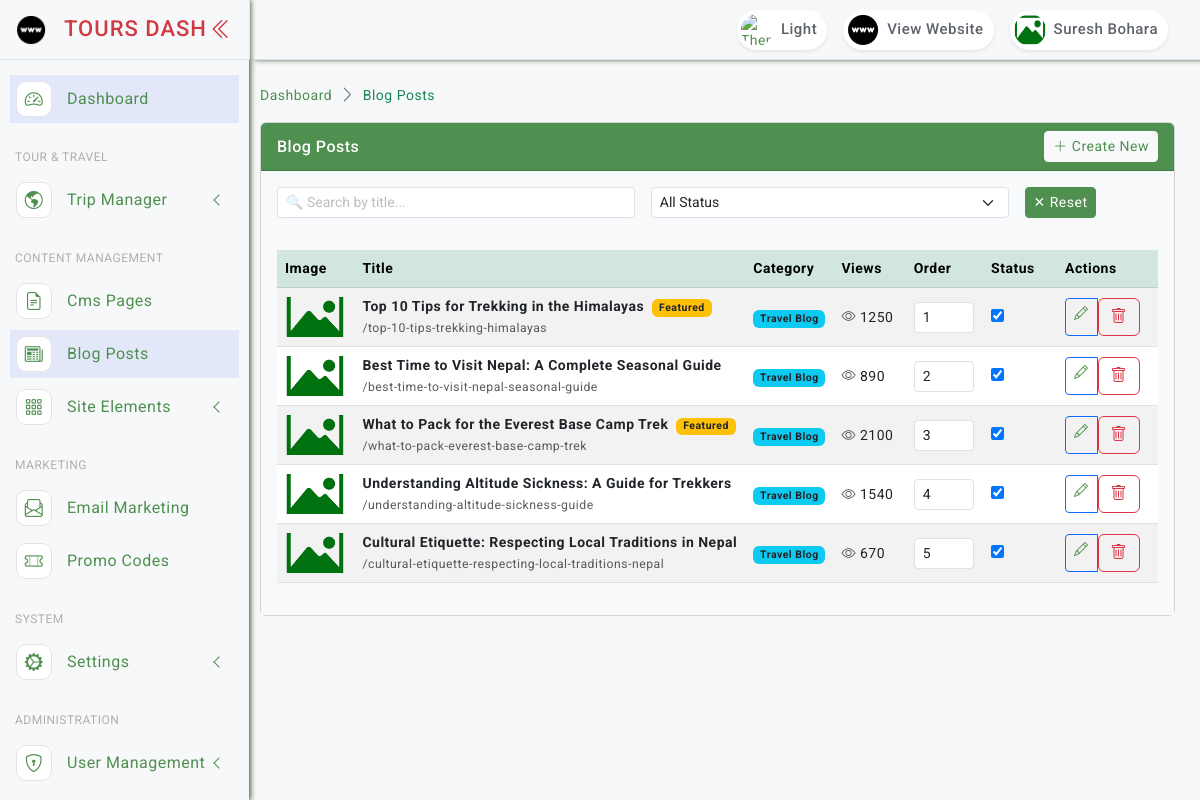
/blogs/ (signed in), run on the app's committed database.
### accounts/models.py (models this page shows, shortened)
class AdminUser(AbstractBaseUser, PermissionsMixin):
    name = models.CharField(max_length=255)
    email = models.EmailField(unique=True)
    mobile = models.CharField(max_length=20, blank=True, null=True)
    address = models.TextField(blank=True, null=True)
    gender = models.CharField(max_length=20, blank=True, null=True)
    details = models.TextField(blank=True, null=True)
    image = models.ImageField(upload_to='admin_profiles/', null=True, blank=True, default='noimage.png')
    status = models.BooleanField(default=True)
    last_login_at = models.DateTimeField(null=True, blank=True)
    created_at = models.DateTimeField(auto_now_add=True)
    updated_at = models.DateTimeField(auto_now=True)
    is_active = models.BooleanField(default=True)
    is_staff = models.BooleanField(default=False)
    objects = AdminUserManager()
    USERNAME_FIELD = 'email'
    REQUIRED_FIELDS = ['name']
    @property
    def image_url(self):
        if self.image and str(self.image) != 'noimage.png':
            return self.image.url
        return '/static/asset/images/noimage.png'

### blogs/models.py (models this page shows, shortened)
class Post(models.Model):
    category = models.ForeignKey(Category, on_delete=models.CASCADE, related_name='posts')
    title = models.CharField(max_length=255)
    slug = models.SlugField(max_length=255, unique=True, blank=True)
    image = models.ImageField(upload_to='blogs/', blank=True, null=True)
    excerpt = models.TextField(blank=True, null=True, help_text="Brief excerpt/summary")
    description = models.TextField(help_text="Main blog content")
    meta_title = models.CharField(max_length=255, blank=True, null=True)
    meta_description = models.TextField(blank=True, null=True)
    views = models.PositiveIntegerField(default=0)
    is_featured = models.BooleanField(default=False)
    status = models.BooleanField(default=True)
    order_level = models.PositiveIntegerField(default=0)
    created_at = models.DateTimeField(auto_now_add=True)
    updated_at = models.DateTimeField(auto_now=True)
    objects = PostManager()
    class Meta:
        ordering = ['order_level', '-created_at']
        indexes = [
            models.Index(fields=['status', 'order_level', 'created_at']),
            models.Index(fields=['is_featured']),
        ]
    @property
    def image_url(self):
        return self.image.url if self.image and hasattr(self.image, 'url') else '/static/asset/images/noimage.png'

### categories/models.py (models this page shows, shortened)
class Category(models.Model):
    parent = models.ForeignKey('self', on_delete=models.SET_NULL, null=True, blank=True, related_name='children')
    name = models.CharField(max_length=255)
    slug = models.SlugField(max_length=255, unique=True, blank=True) # blank=True राख्नुहोस् ताकि form मा नलेख्दा पनि error नआओस्
    excerpt = models.TextField(blank=True, null=True)
    description = models.TextField(blank=True, null=True)
    image = models.ImageField(upload_to='categories/', blank=True, null=True)
    font_icon = models.CharField(max_length=100, blank=True, null=True)
    order_level = models.IntegerField(default=0)
    display_on = models.CharField(max_length=100, default='default')
    meta_keywords = models.CharField(max_length=255, blank=True, null=True)
    meta_description = models.TextField(blank=True, null=True)
    status = models.BooleanField(default=True)
    created_by = models.ForeignKey(settings.AUTH_USER_MODEL, on_delete=models.SET_NULL, null=True, blank=True, related_name='created_categories')
    updated_by = models.ForeignKey(settings.AUTH_USER_MODEL, on_delete=models.SET_NULL, null=True, blank=True, related_name='updated_categories')
    created_at = models.DateTimeField(auto_now_add=True)
    updated_at = models.DateTimeField(auto_now=True)
    objects = CategoryManager()
    class Meta:
        ordering = ['order_level', 'name']

### blogs/views.py (the view)
# urls.py: path('', views.post_list, name='post_list'),
@login_required
def post_list(request):
    items = Post.objects.select_related('category').all()
    search = request.GET.get('search')
    status = request.GET.get('status')
    if search:
        items = items.filter(title__icontains=search)
    if status in ['0', '1']:
        items = items.filter(status=bool(int(status)))
    return render(request, 'admin/blogs/index.html', {'items': items, 'filters': request.GET})

### core/context_processors.py (called while the page is built)
def global_settings(request):
    setting = SiteSetting.get_instance()
    footer_categories = Category.objects.filter(
        parent__isnull=True,
        status=True
    ).prefetch_related('children').order_by('order_level')[:4]
    footer_pages = Page.objects.filter(status=True).order_by('order_level')[:4]
    footer_experts = Team.objects.filter(status=True).order_by('order_level')[:4]
    trekking_regions = Category.objects.filter(parent__slug='trekking', status=True).order_by('order_level')[:4]
    return {
        'setting': setting,
        'global_categories': footer_categories,
        'global_pages': footer_pages,
        'footer_experts': footer_experts,
        'trekking_regions': trekking_regions,
    }

### templates/admin/blogs/index.html (shortened to what this page needs)
{% extends "layouts/base.html" %}
{% load static %}
{% block content %}
<div class="page-breadcrumb d-none d-sm-flex align-items-center mb-3">
    <nav aria-label="breadcrumb">
        <ol class="breadcrumb mb-0 p-0">
            <li class="breadcrumb-item"><a href="{% url 'core:dashboard' %}">Dashboard</a></li>
            <li class="breadcrumb-item active">Blog Posts</li>
        </ol>
    </nav>
</div>
<div class="card mb-4">
    <div class="card-header bg-custom text-white d-flex align-items-center justify-content-between py-2">
        <h6 class="mb-0"> Blog Posts</h6>
        <a href="{% url 'blogs:post_create' %}" class="btn btn-light btn-sm"><i class="bi bi-plus-lg"></i> Create New</a>
    </div>
    <div class="card-body bg-light p-3">
        <div class="row mb-3">{% include 'admin/blogs/search.html' %}</div>
        <div class="row">{% include 'admin/blogs/table.html' %}</div>
    </div>
</div>
{% endblock %}

### templates/includes/admin/header.html (shortened to what this page needs)
{% load static %}
<header class="top-header">
    <nav class="navbar navbar-expand">
        <div class="top-navbar-right ms-3 ms-auto">
            <ul class="navbar-nav align-items-center">
                <li class="nav-item">
                    <a id="darkModeButton" class="nav-link" href="javascript:void(0);" aria-label="Toggle Dark Mode">
                        <div class="user-setting d-flex align-items-center gap-1">
                            <img id="moonIcon" src="{% static 'asset/images/moon_light.png' %}" class="user-img" alt="Theme">
                            <div class="user-name d-none d-sm-block">Light</div>
                        </div>
                    </a>
                </li>
                <li class="nav-item">
                    <a class="nav-link" href="/" target="_blank">
                        <div class="user-setting d-flex align-items-center gap-1">
                            <img src="{% static 'asset/images/website.png' %}" class="user-img" alt="Website">
                            <div class="user-name d-none d-sm-block">View Website</div>
                        </div>
                    </a>
                </li>
                <li class="nav-item dropdown dropdown-large">
                    <a class="nav-link dropdown-toggle dropdown-toggle-nocaret" href="#" data-bs-toggle="dropdown" aria-expanded="false">
                        <div class="user-setting d-flex align-items-center gap-1">
                            <img src="{{ request.user.image_url }}" class="user-img" alt="User">
                            <div class="user-name d-none d-sm-block">{{ request.user.name|default:"Admin" }}</div>
                        </div>
                    </a>
                </li>
            </ul>
        </div>
    </nav>
</header>

### templates/admin/blogs/table.html (shortened to what this page needs)
<div class="col-12">
    <div class="table-responsive">
        <table class="table table-hover table-striped align-middle">
            <thead class="table-success">
                <tr>
                    <th width="80">Image</th>
                    <th>Title</th>
                    <th>Category</th>
                    <th width="80">Views</th>
                    <th width="80">Order</th>
                    <th width="100">Status</th>
                    <th width="120">Actions</th>
                </tr>
            </thead>
            <tbody>
                {% for item in items %}
                <tr>
                    <td><img src="{{ item.image_url }}" width="60" height="40" style="object-fit: cover;"></td>
                    <td>
                        <strong>{{ item.title }}</strong>
                        {% if item.is_featured %}<span class="badge bg-warning text-dark ms-1">Featured</span>{% endif %}
                        <br><small class="text-muted">/{{ item.slug }}</small>
                    </td>
                    <td><span class="badge bg-info text-dark">{{ item.category.name }}</span></td>
                    <td><i class="bi bi-eye text-muted"></i> {{ item.views }}</td>
                    <td>
                        <input type="number" name="order_level" value="{{ item.order_level }}" data-id="{{ item.id }}" data-original="{{ item.order_level }}" class="form-control form-control-sm order-level-input" style="width: 60px;">
                    </td>
                    <td>
                        <form class="status-form" data-id="{{ item.id }}">
                            <input type="checkbox" {% if item.status %}checked{% endif %} data-toggle="toggle" data-onstyle="success" data-offstyle="danger" data-size="sm">
                        </form>
                    </td>
                    <td>
                        <div class="btn-group btn-group-sm">
                            <a href="{% url 'blogs:post_update' item.id %}" class="btn btn-outline-primary"><i class="bi bi-pencil"></i></a>
                            <form action="{% url 'blogs:post_delete' item.id %}" method="POST" id="deleteForm{{ item.id }}" style="display:inline;">
                                <button type="button" class="btn btn-outline-danger" onclick="confirmDelete(event, 'deleteForm{{ item.id }}')"><i class="bi bi-trash"></i></button>
                            </form>
                        </div>
                    </td>
                </tr>
                {% empty %}
                <tr><td colspan="7" class="text-center py-4 text-muted">No blog posts found</td></tr>
                {% endfor %}
            </tbody>
        </table>
    </div>
</div>

### static/asset/css/style.css (style rules this page uses)
body { font-size: 14px; color: #4c5258; letter-spacing: .5px; font-family: Roboto, sans-serif; background-color: #f7f8fa; overflow-x: hidden; }
a { text-decoration: none; }
::placeholder { opacity: 0.4 !important; }
.top-header .navbar { box-shadow: 5px 0 5px rgb(93 105 72); position: fixed; top: 0; left: 250px; right: 0; background-color: #f7f8fa; border-bottom: 1px solid #e2e3e4; background-clip: padding-box; height: 60px; z-index: 10; padding: 0 1.5rem; transition: all .2s; }
.top-header .navbar .user-setting { height: 40px; border-radius: 30px; background-color: #fff; box-shadow: 0 0.125rem 0.25rem rgb(0 0 0 / 8%); }
.dropdown-toggle-nocaret:after { display: none }
.top-header .navbar .dropdown-large { position: relative }
.top-header .navbar .user-img { width: 40px; height: 40px; padding: 4px; border-radius: 50%; }
.top-header .navbar .user-name { font-size: 15px; color: #5e636b; font-weight: 500; padding-right: 10px; }
.table-responsive { white-space: nowrap; }
.page-breadcrumb .breadcrumb-item+.breadcrumb-item::before { display: inline-block; padding-right: .5rem; color: #6c757d; font-family: LineIcons; content: "\ea5c"; }
.page-breadcrumb .breadcrumb li.breadcrumb-item { font-size: 15spx; }
.breadcrumb-item.active { color: #198754!important; }
.bg-custom { background-color: #4f8f4f; }

### static/asset/css/custom.css (style rules this page uses)
a { color: #4f8f4f!important; }
.card-header { border-radius: none!important; }

### static/asset/css/dark-theme.css (style rules this page uses)
html.dark-theme .menu-title,a { color: #ffffff; }

### data on the page
AdminUser: user.image_url (placeholder picture), user.name "Suresh Bohara"
Post: title "Top 10 Tips for Trekking in the Himalayas", is_featured "Featured", slug "top-10-tips-trekking-himalayas", category.name "Travel Blog", views "1250", order_level "1", status "☑"
Post: title "Best Time to Visit Nepal: A Complete Seasonal Guide", slug "best-time-to-visit-nepal-seasonal-guide", category.name "Travel Blog", views "890", order_level "2", status "☑"
Post: title "What to Pack for the Everest Base Camp Trek", is_featured "Featured", slug "what-to-pack-everest-base-camp-trek", category.name "Travel Blog", views "2100", order_level "3", status "☑"
Post: title "Understanding Altitude Sickness: A Guide for Trekkers", slug "understanding-altitude-sickness-guide", category.name "Travel Blog", views "1540", order_level "4", status "☑"
Post: title "Cultural Etiquette: Respecting Local Traditions in Nepal", slug "cultural-etiquette-respecting-local-traditions-nepal", category.name "Travel Blog", views "670", order_level "5", status "☑"
